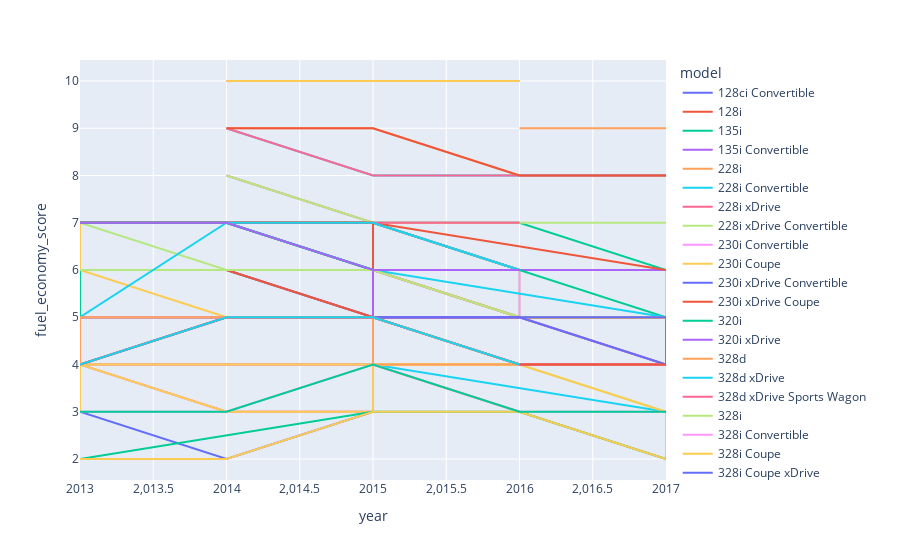

This figure's notebook cell:
### Code cell
temp = df[df['fuel_economy_score'] != -1][['make', 'model', 'year', 'fuel_economy_score']].sort_values(by=['model', 'year'])
#most_recent_dates_idx = temp.groupby('model')['year'].idxmax()

temp = temp[temp['make'] == 'BMW']
fig = px.line(data_frame=temp, 
              x="year", y="fuel_economy_score", 
                 color="model", 
                 hover_name="model", 
                 )
fig
